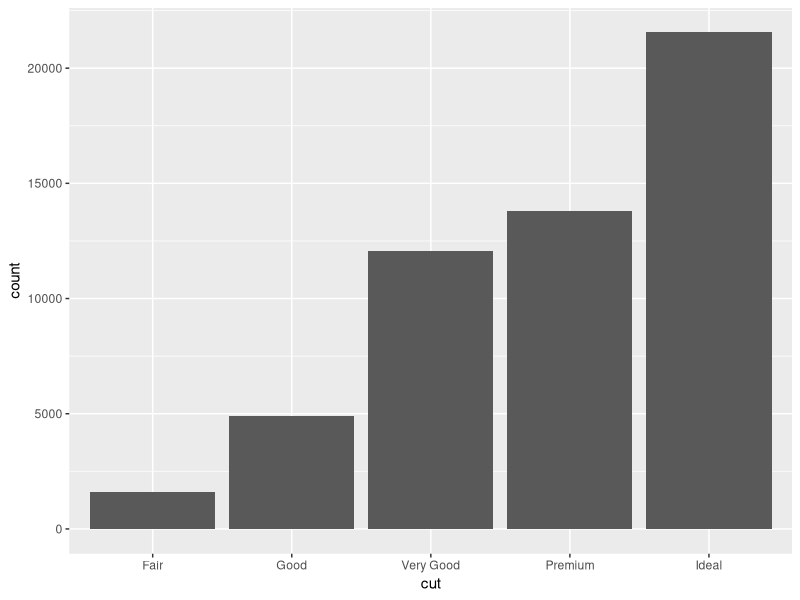
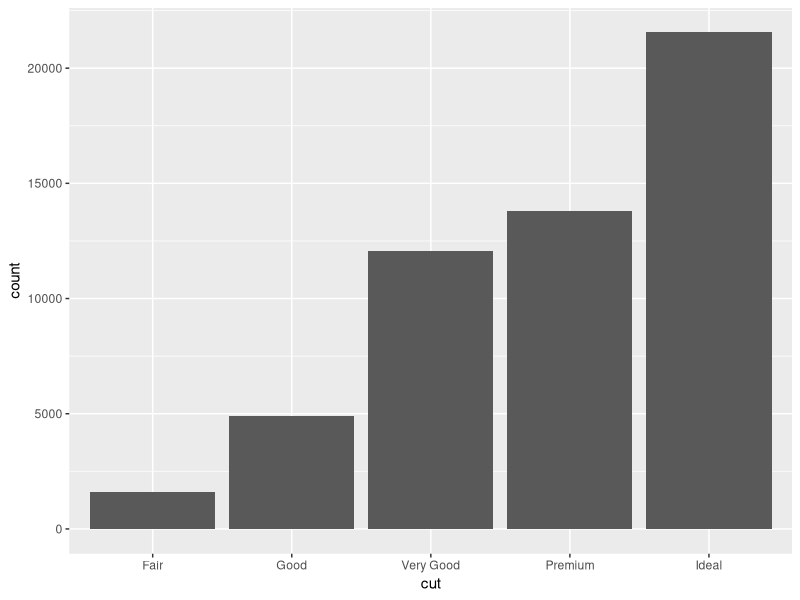
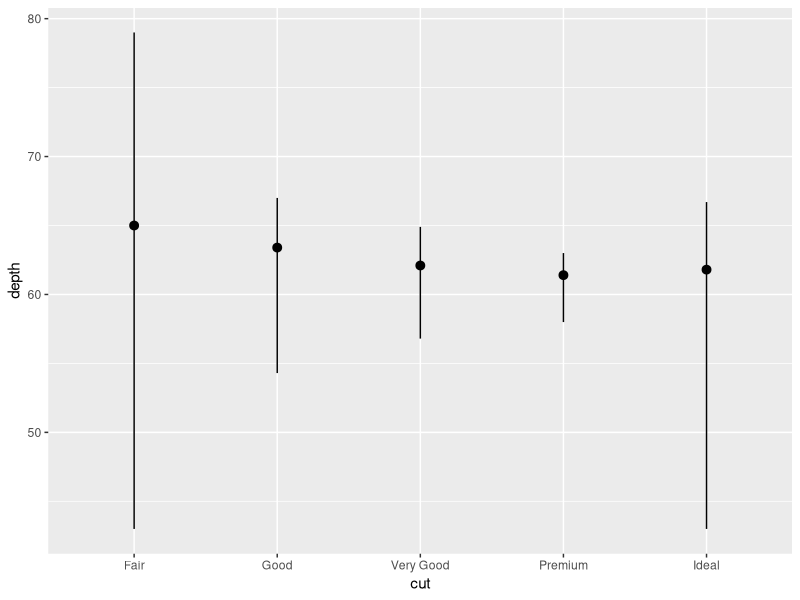
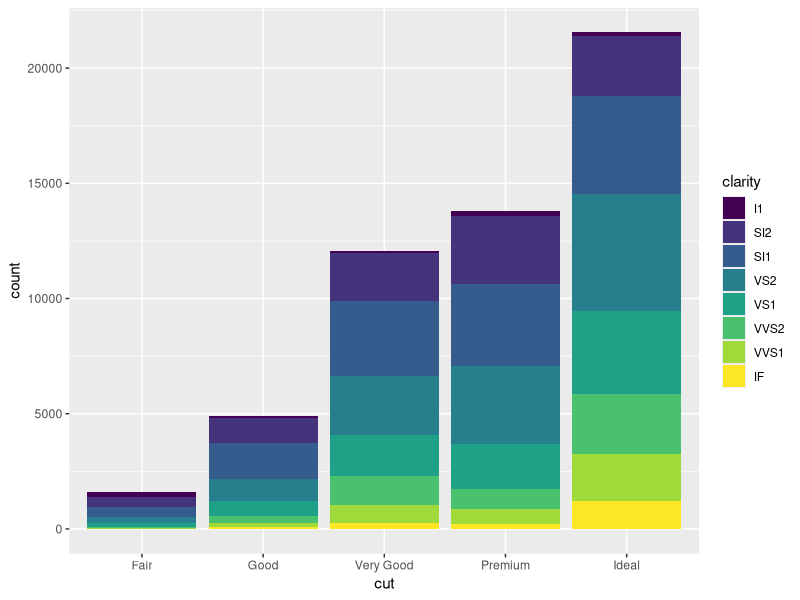
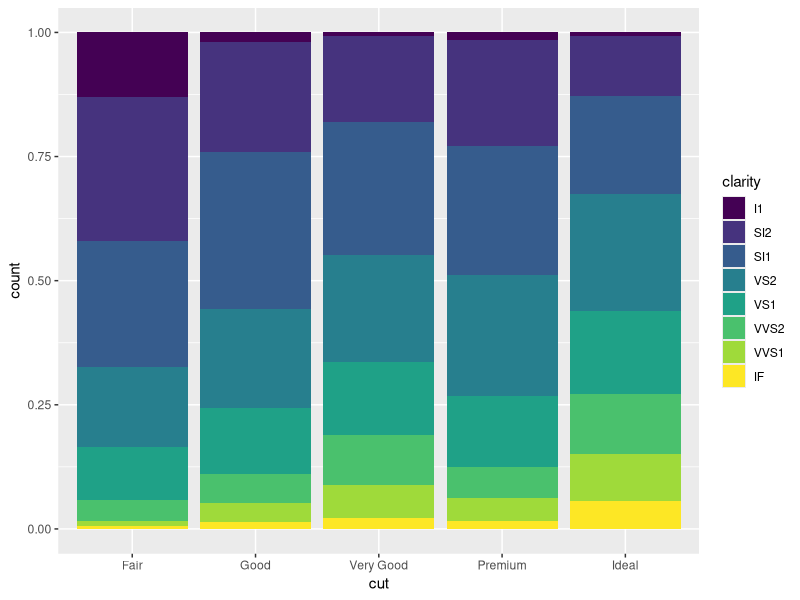
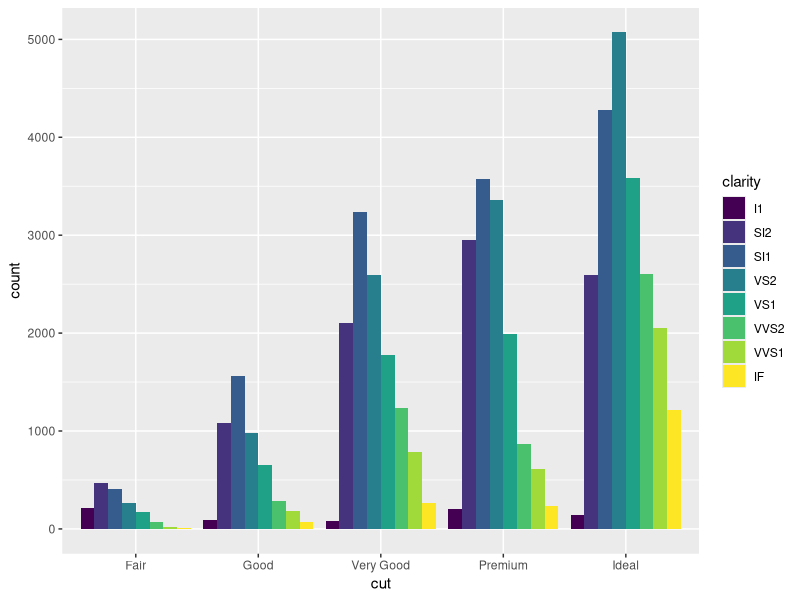
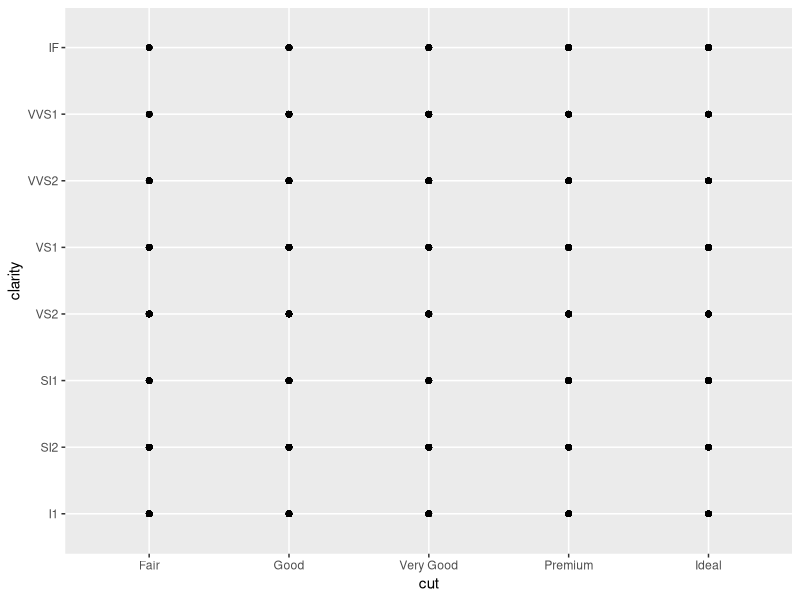
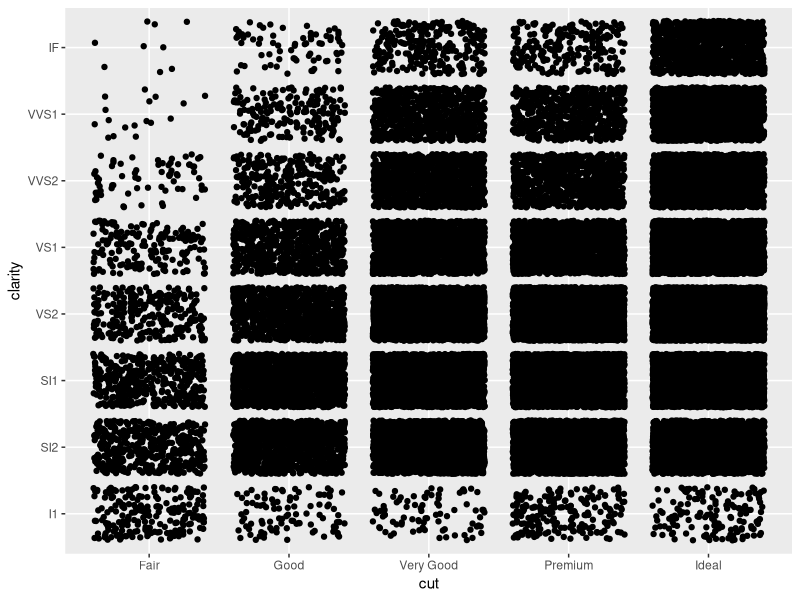

Write R code to recreate these figures, in order.
# Exercise 2: More ggplot2 Grammar

# Install and load `ggplot2`
# install.packages("ggplot2") # if needed
library("ggplot2")

# For this exercise you will again be working with the `diamonds` data set.
# Use `?diamonds` to review details about this data set
?diamonds

## Statistical Transformations

# Draw a bar chart of the diamonds data, organized by cut
# The height of each bar is based on the "count" (number) of diamonds with that cut
ggplot(data = diamonds) +
  geom_bar(mapping = aes(x=cut))

# Use the `stat_count` to apply the statistical transformation "count" to the diamonds
# by cut. You do not need a separate geometry layer!
ggplot(data = diamonds) +
  stat_count(mapping = aes(x=cut))

# Use the `stat_summary` function to draw a chart with a summary layer.
# Map the x-position to diamond `cut`, and the y-position to diamond `depth`
# Bonus: use `min` as the function ymin, `max` as the function ymax, and `median` as the function y
ggplot(data = diamonds) +
  stat_summary(mapping = aes(x = cut, y = depth),
               fun.ymin = min, fun.ymax = max, fun.y = median)

## Position Adjustments

# Draw a bar chart of diamond data organized by cut, with each bar filled by clarity.
# You should see a _stacked_ bar chart.
ggplot(data = diamonds) +
  geom_bar(mapping = aes(x = cut, fill = clarity))

# Draw the same chart again, but with each element positioned to "fill" the y axis
ggplot(data = diamonds) +
  geom_bar(mapping = aes(x = cut, fill = clarity), position = "fill")

# Draw the same chart again, but with each element positioned to "dodge" each other
ggplot(data = diamonds) +
  geom_bar(mapping = aes(x = cut, fill = clarity), position = "dodge")

# Draw a plot with point geometry with the x-position mapped to `cut` and the y-position mapped to `clarity`
# This creates a "grid" grouping the points
ggplot(data = diamonds) +
  geom_point(mapping = aes(x = cut, y = clarity))

# Use the "jitter" position adjustment to keep the points from all overlapping!
# (This works a little better with a sample of diamond data, such as from the previous exercise).

ggplot(data = diamonds) +
  geom_point(mapping = aes(x = cut, y = clarity), position = "jitter")

## Scales

# Draw a "boxplot" (with `geom_boxplot()`) for the diamond's price (y) by color (x)
ggplot(data = diamonds) +
  geom_boxplot(mapping = aes(x=color, y=price))

# This has a lot of outliers, making it harder to read. To fix this, draw the same plot but
# with a _logarithmic_ scale for the y axis.
ggplot(data = diamonds) +
  geom_boxplot(mapping = aes(x=color, y=price)) +
  scale_y_log10()

# For another version, draw the same plot but with `violin` geometry instead of `boxplot` geometry!
# How does the logarithmic scale change the data presentation?
ggplot(data = diamonds) +
  geom_violin(mapping = aes(x=color, y=price)) +
  scale_y_log10()


# Another interesting plot: draw a plot of the diamonds price (y) by carat (x), using a heatmap of 2d bins
# (geom_bin2d)
# What happens when you make the x and y channels scale logarithmically?
ggplot(data = diamonds) +
  geom_bin2d(mapping = aes(x=carat, y=price)) +
  scale_x_log10() +
  scale_y_log10()

# Draw a scatter plot for the diamonds  price (y) by carat (x). Color each point by the clarity
# (Remember, this will take a while. Use a sample of the diamonds for faster results)
ggplot(data = diamonds) +
  geom_point(mapping = aes(x = carat, y = price, color = clarity))

# Change the color of the previous plot using a ColorBrewer scale of your choice. What looks nice?



## Coordinate Systems

# Draw a bar chart with x-position and fill color BOTH mapped to cut
# For best results, SET the `width` of the geometry to be 1 (fill plot, no space between)
# You can save this to a variable for easier modifications


# Draw the same chart, but with the coordinate system flipped


# Draw the same chart, but in a polar coordinate system. Now you have a Coxcomb chart!



## Facets

# Take the scatter plot of price by carat data (colored by clarity) and add _facets_ based on
# the diamond's `color`



## Saving Plots

# Use the `ggsave()` function to save one of your plots (the most recent one generated) to disk.
# Name the output file "my-plot.png".
# Make sure you've set the working directory!!
